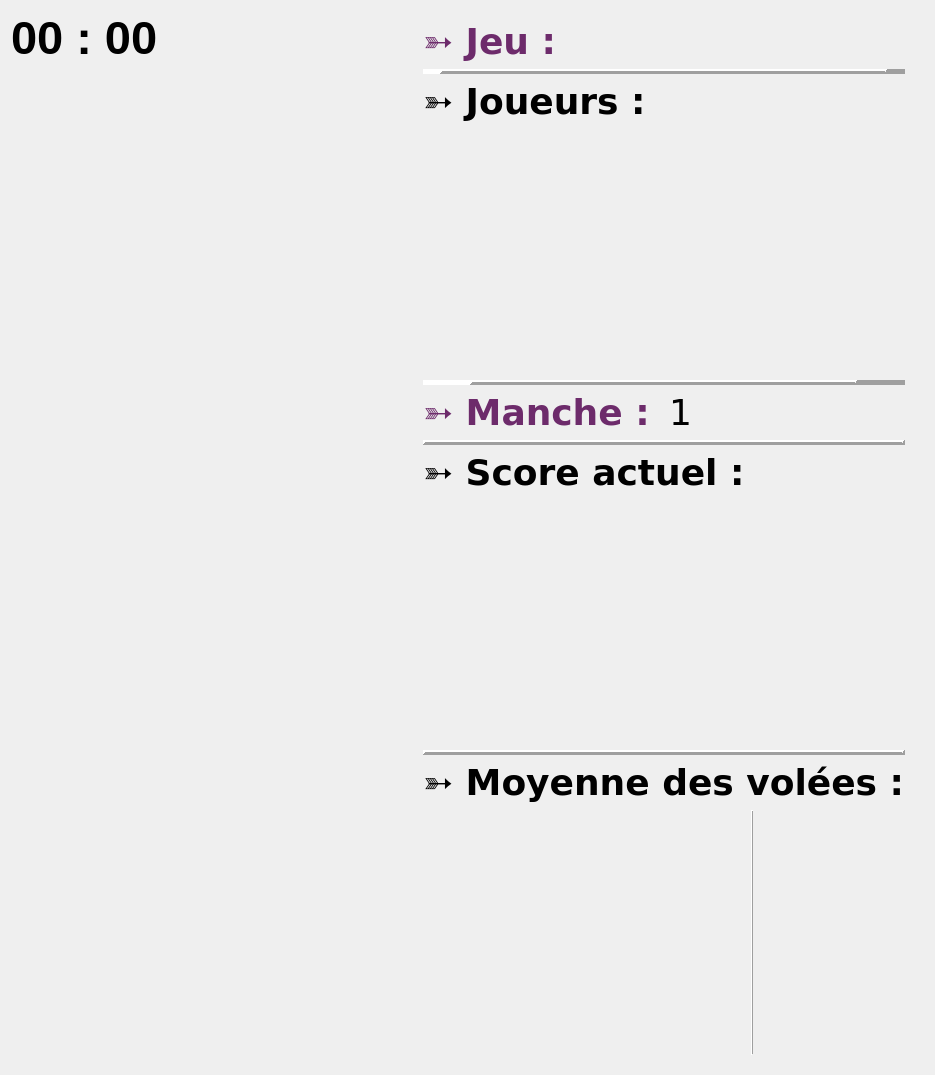
     <widget class="QWidget" name="ecranPartie">
      <layout class="QHBoxLayout" name="horizontalLayout_9">
       <item>
        <layout class="QHBoxLayout" name="horizontalLayout_8" stretch="0,0,0">
         <property name="spacing">
          <number>6</number>
         </property>
         <item>
          <layout class="QVBoxLayout" name="verticalLayoutVisualisation">
           <item>
            <widget class="QLabel" name="labelTempsPartie">
             <property name="font">
              <font>
               <pointsize>35</pointsize>
               <weight>75</weight>
               <bold>true</bold>
              </font>
             </property>
             <property name="text">
              <string>00 : 00</string>
             </property>
             <property name="alignment">
              <set>Qt::AlignLeading|Qt::AlignLeft|Qt::AlignTop</set>
             </property>
            </widget>
           </item>
           <item>
            <widget class="QLabel" name="labelVisualisationimpact">
             <property name="maximumSize">
              <size>
               <width>900</width>
               <height>900</height>
              </size>
             </property>
             <property name="sizeIncrement">
              <size>
               <width>1</width>
               <height>1</height>
              </size>
             </property>
             <property name="text">
              <string/>
             </property>
             <property name="pixmap">
              <pixmap resource="ressources.qrc">:/ressources/cible.png</pixmap>
             </property>
             <property name="scaledContents">
              <bool>true</bool>
             </property>
            </widget>
           </item>
           <item>
            <widget class="QLabel" name="labelStatut">
             <property name="font">
              <font>
               <pointsize>30</pointsize>
               <weight>75</weight>
               <bold>true</bold>
              </font>
             </property>
             <property name="lineWidth">
              <number>1</number>
             </property>
             <property name="text">
              <string/>
             </property>
             <property name="alignment">
              <set>Qt::AlignCenter</set>
             </property>
            </widget>
           </item>
          </layout>
         </item>
         <item>
          <spacer name="horizontalSpacer">
           <property name="orientation">
            <enum>Qt::Horizontal</enum>
           </property>
           <property name="sizeType">
            <enum>QSizePolicy::Preferred</enum>
           </property>
           <property name="sizeHint" stdset="0">
            <size>
             <width>250</width>
             <height>20</height>
            </size>
           </property>
          </spacer>
         </item>
         <item>
          <widget class="QWidget" name="actualiterPartie" native="true">
           <property name="sizePolicy">
            <sizepolicy hsizetype="Expanding" vsizetype="Expanding">
             <horstretch>10</horstretch>
             <verstretch>10</verstretch>
            </sizepolicy>
           </property>
           <property name="minimumSize">
            <size>
             <width>244</width>
             <height>1053</height>
            </size>
           </property>
           <layout class="QVBoxLayout" name="verticalLayoutInformation">
            <property name="spacing">
             <number>6</number>
            </property>
            <item>
             <layout class="QGridLayout" name="gridLayout_2">
              <property name="rightMargin">
               <number>10</number>
              </property>
              <property name="verticalSpacing">
               <number>6</number>
              </property>
              <item row="7" column="0" colspan="5">
               <widget class="QLabel" name="labelScoreActuel">
                <property name="font">
                 <font>
                  <family>Bitstream Vera Sans</family>
                  <pointsize>27</pointsize>
                  <weight>75</weight>
                  <bold>true</bold>
                 </font>
                </property>
                <property name="text">
                 <string>➳ Score actuel : </string>
                </property>
               </widget>
              </item>
              <item row="5" column="2">
               <widget class="QLabel" name="manche">
                <property name="font">
                 <font>
                  <family>Bitstream Vera Sans</family>
                  <pointsize>27</pointsize>
                 </font>
                </property>
                <property name="text">
                 <string>1</string>
                </property>
               </widget>
              </item>
              <item row="11" column="0">
               <spacer name="horizontalSpacer_2">
                <property name="orientation">
                 <enum>Qt::Horizontal</enum>
                </property>
                <property name="sizeType">
                 <enum>QSizePolicy::Fixed</enum>
                </property>
                <property name="sizeHint" stdset="0">
                 <size>
                  <width>60</width>
                  <height>10</height>
                 </size>
                </property>
               </spacer>
              </item>
              <item row="0" column="0" colspan="2">
               <widget class="QLabel" name="labelTypeJeu">
                <property name="sizePolicy">
                 <sizepolicy hsizetype="Preferred" vsizetype="Fixed">
                  <horstretch>0</horstretch>
                  <verstretch>0</verstretch>
                 </sizepolicy>
                </property>
                <property name="font">
                 <font>
                  <family>Bitstream Vera Sans</family>
                  <pointsize>27</pointsize>
                  <weight>75</weight>
                  <bold>true</bold>
                 </font>
                </property>
                <property name="styleSheet">
                 <string notr="true"> QWidget#ecranAttente
{
	background-image:url(:/ressources/background.jpg);
}

QWidget#ecranPartie
{
	background-image:url(:/ressources/background.jpg);
}

QWidget#actualiterPartie
{
	background-image:url(:/ressources/fondActualiterPartie.png);
}
QVBoxLayout#verticalLayoutInformation
{
	background: gray;
}

QLabel#labelMoyenneVolees
{
	color: rgb(109, 43,107);
}

QLabel#labelNomjoueurs
{
	color: rgb(109, 43,107);
}

QLabel#nomJoueur
{
	color: rgb(109, 43,107);
}

QLabel#scoreActuel
{
	color: rgb(109, 43,107);
}

QLabel#moyenneVolee
{
	color: rgb(109, 43,107);
}

QLabel#labelScoreActuel
{
	color: rgb(109, 43,107);
}

QLabel#labelManche
{
	color: rgb(109, 43,107);
}

QLabel#labelTypeJeu
{
	color: rgb(109, 43,107);
}

QWidget#ecranStatistique
{
	background-image:url(:/ressources/background.jpg);
}

QLabel#labelStatutAttente
{
	image:url(:/ressources/fondStatus.png);
	color: rgb(109, 43,107);
}

QLabel#labelHeureAttente
{
	color: rgb(109, 43,107);
}

QLabel#labelTempsPartie
{
	color: rgb(109, 43,107);
}

QLabel#labelHeureStatistique
{
	color: rgb(109, 43,107);
}

QLabel#winnerPartie
{
	image:url(:/ressources/fondStatus.png);
	color: rgb(109, 43,107);
}

QLabel#labelStatut
{
	image:url(:/ressources/fondStatus.png);
	color: rgb(109, 43,107);
}

QLabel
{
	color: rgb(255,255,255);
}
</string>
                </property>
                <property name="text">
                 <string>➳ Jeu :</string>
                </property>
               </widget>
              </item>
              <item row="11" column="1" colspan="2">
               <widget class="QLabel" name="moyenneVolee">
                <property name="sizePolicy">
                 <sizepolicy hsizetype="MinimumExpanding" vsizetype="MinimumExpanding">
                  <horstretch>0</horstretch>
                  <verstretch>0</verstretch>
                 </sizepolicy>
                </property>
                <property name="font">
                 <font>
                  <family>Bitstream Vera Sans</family>
                  <pointsize>22</pointsize>
                 </font>
                </property>
                <property name="text">
                 <string/>
                </property>
                <property name="alignment">
                 <set>Qt::AlignRight|Qt::AlignTop|Qt::AlignTrailing</set>
                </property>
               </widget>
              </item>
              <item row="5" column="0" colspan="2">
               <widget class="QLabel" name="labelManche">
                <property name="font">
                 <font>
                  <family>Bitstream Vera Sans</family>
                  <pointsize>27</pointsize>
                  <weight>75</weight>
                  <bold>true</bold>
                 </font>
                </property>
                <property name="styleSheet">
                 <string notr="true"> QWidget#ecranAttente
{
	background-image:url(:/ressources/background.jpg);
}

QWidget#ecranPartie
{
	background-image:url(:/ressources/background.jpg);
}

QWidget#actualiterPartie
{
	background-image:url(:/ressources/fondActualiterPartie.png);
}
QVBoxLayout#verticalLayoutInformation
{
	background: gray;
}

QLabel#labelMoyenneVolees
{
	color: rgb(109, 43,107);
}

QLabel#labelNomjoueurs
{
	color: rgb(109, 43,107);
}

QLabel#nomJoueur
{
	color: rgb(109, 43,107);
}

QLabel#scoreActuel
{
	color: rgb(109, 43,107);
}

QLabel#moyenneVolee
{
	color: rgb(109, 43,107);
}

QLabel#labelScoreActuel
{
	color: rgb(109, 43,107);
}

QLabel#labelManche
{
	color: rgb(109, 43,107);
}

QLabel#labelTypeJeu
{
	color: rgb(109, 43,107);
}

QWidget#ecranStatistique
{
	background-image:url(:/ressources/background.jpg);
}

QLabel#labelStatutAttente
{
	image:url(:/ressources/fondStatus.png);
	color: rgb(109, 43,107);
}

QLabel#labelHeureAttente
{
	color: rgb(109, 43,107);
}

QLabel#labelTempsPartie
{
	color: rgb(109, 43,107);
}

QLabel#labelHeureStatistique
{
	color: rgb(109, 43,107);
}

QLabel#winnerPartie
{
	image:url(:/ressources/fondStatus.png);
	color: rgb(109, 43,107);
}

QLabel#labelStatut
{
	image:url(:/ressources/fondStatus.png);
	color: rgb(109, 43,107);
}

QLabel
{
	color: rgb(255,255,255);
}
</string>
                </property>
                <property name="text">
                 <string>➳ Manche : </string>
                </property>
               </widget>
              </item>
              <item row="8" column="1" colspan="2">
               <widget class="QLabel" name="scoreActuel">
                <property name="sizePolicy">
                 <sizepolicy hsizetype="MinimumExpanding" vsizetype="MinimumExpanding">
                  <horstretch>0</horstretch>
                  <verstretch>0</verstretch>
                 </sizepolicy>
                </property>
                <property name="font">
                 <font>
                  <family>Bitstream Vera Sans</family>
                  <pointsize>22</pointsize>
                 </font>
                </property>
                <property name="text">
                 <string/>
                </property>
                <property name="alignment">
                 <set>Qt::AlignRight|Qt::AlignTop|Qt::AlignTrailing</set>
                </property>
               </widget>
              </item>
              <item row="8" column="0">
               <spacer name="horizontalSpacer_4">
                <property name="orientation">
                 <enum>Qt::Horizontal</enum>
                </property>
                <property name="sizeType">
                 <enum>QSizePolicy::Fixed</enum>
                </property>
                <property name="sizeHint" stdset="0">
                 <size>
                  <width>60</width>
                  <height>10</height>
                 </size>
                </property>
               </spacer>
              </item>
              <item row="8" column="4" colspan="2">
               <spacer name="horizontalSpacer_3">
                <property name="orientation">
                 <enum>Qt::Horizontal</enum>
                </property>
                <property name="sizeHint" stdset="0">
                 <size>
                  <width>40</width>
                  <height>20</height>
                 </size>
                </property>
               </spacer>
              </item>
              <item row="11" column="5">
               <spacer name="horizontalSpacer_5">
                <property name="orientation">
                 <enum>Qt::Horizontal</enum>
                </property>
                <property name="sizeHint" stdset="0">
                 <size>
                  <width>40</width>
                  <height>20</height>
                 </size>
                </property>
               </spacer>
              </item>
              <item row="11" column="4">
               <widget class="QLabel" name="moyenneVolee2">
                <property name="font">
                 <font>
                  <family>Bitstream Vera Sans</family>
                  <pointsize>22</pointsize>
                  <weight>50</weight>
                  <bold>false</bold>
                 </font>
                </property>
                <property name="text">
                 <string/>
                </property>
                <property name="alignment">
                 <set>Qt::AlignRight|Qt::AlignTop|Qt::AlignTrailing</set>
                </property>
               </widget>
              </item>
              <item row="2" column="0" colspan="5">
               <widget class="QLabel" name="labelNomjoueurs">
                <property name="font">
                 <font>
                  <family>Bitstream Vera Sans</family>
                  <pointsize>27</pointsize>
                  <weight>75</weight>
                  <bold>true</bold>
                 </font>
                </property>
                <property name="text">
                 <string>➳ Joueurs :</string>
                </property>
               </widget>
              </item>
              <item row="0" column="2" colspan="4">
               <widget class="QLabel" name="typeJeu">
                <property name="sizePolicy">
                 <sizepolicy hsizetype="Expanding" vsizetype="Fixed">
                  <horstretch>0</horstretch>
                  <verstretch>0</verstretch>
                 </sizepolicy>
                </property>
                <property name="font">
                 <font>
                  <family>Bitstream Vera Sans</family>
                  <pointsize>27</pointsize>
                 </font>
                </property>
                <property name="text">
                 <string/>
                </property>
                <property name="alignment">
                 <set>Qt::AlignCenter</set>
                </property>
               </widget>
              </item>
              <item row="1" column="0" colspan="6">
               <widget class="Line" name="lineSeparateurTypeJeu">
                <property name="sizePolicy">
                 <sizepolicy hsizetype="Minimum" vsizetype="Fixed">
                  <horstretch>0</horstretch>
                  <verstretch>0</verstretch>
                 </sizepolicy>
                </property>
                <property name="minimumSize">
                 <size>
                  <width>5</width>
                  <height>5</height>
                 </size>
                </property>
                <property name="maximumSize">
                 <size>
                  <width>900</width>
                  <height>5</height>
                 </size>
                </property>
                <property name="frameShadow">
                 <enum>QFrame::Raised</enum>
                </property>
                <property name="lineWidth">
                 <number>20</number>
                </property>
                <property name="orientation">
                 <enum>Qt::Horizontal</enum>
                </property>
               </widget>
              </item>
              <item row="3" column="0" colspan="5">
               <widget class="QLabel" name="nomJoueur">
                <property name="sizePolicy">
                 <sizepolicy hsizetype="Expanding" vsizetype="Expanding">
                  <horstretch>0</horstretch>
                  <verstretch>0</verstretch>
                 </sizepolicy>
                </property>
                <property name="font">
                 <font>
                  <family>Bitstream Vera Sans</family>
                  <pointsize>22</pointsize>
                 </font>
                </property>
                <property name="text">
                 <string/>
                </property>
                <property name="alignment">
                 <set>Qt::AlignLeading|Qt::AlignLeft|Qt::AlignTop</set>
                </property>
               </widget>
              </item>
              <item row="10" column="0" colspan="6">
               <widget class="QLabel" name="labelMoyenneVolees">
                <property name="enabled">
                 <bool>true</bool>
                </property>
                <property name="font">
                 <font>
                  <family>Bitstream Vera Sans</family>
                  <pointsize>27</pointsize>
                  <weight>75</weight>
                  <bold>true</bold>
                 </font>
                </property>
                <property name="text">
                 <string>➳ Moyenne des volées :</string>
                </property>
               </widget>
              </item>
              <item row="6" column="0" colspan="6">
               <widget class="Line" name="lineManche">
                <property name="minimumSize">
                 <size>
                  <width>0</width>
                  <height>5</height>
                 </size>
                </property>
                <property name="frameShadow">
                 <enum>QFrame::Raised</enum>
                </property>
                <property name="lineWidth">
                 <number>3</number>
                </property>
                <property name="orientation">
                 <enum>Qt::Horizontal</enum>
                </property>
               </widget>
              </item>
              <item row="9" column="0" colspan="6">
               <widget class="Line" name="lineScoreActuel">
                <property name="minimumSize">
                 <size>
                  <width>0</width>
                  <height>5</height>
                 </size>
                </property>
                <property name="frameShadow">
                 <enum>QFrame::Raised</enum>
                </property>
                <property name="lineWidth">
                 <number>3</number>
                </property>
                <property name="orientation">
                 <enum>Qt::Horizontal</enum>
                </property>
               </widget>
              </item>
              <item row="4" column="0" colspan="6">
               <widget class="Line" name="lineNomJoueurs">
                <property name="minimumSize">
                 <size>
                  <width>0</width>
                  <height>5</height>
                 </size>
                </property>
                <property name="frameShadow">
                 <enum>QFrame::Raised</enum>
                </property>
                <property name="lineWidth">
                 <number>50</number>
                </property>
                <property name="orientation">
                 <enum>Qt::Horizontal</enum>
                </property>
               </widget>
              </item>
              <item row="11" column="3">
               <widget class="Line" name="lineSeparateurMoyenne">
                <property name="sizePolicy">
                 <sizepolicy hsizetype="Fixed" vsizetype="Minimum">
                  <horstretch>0</horstretch>
                  <verstretch>0</verstretch>
                 </sizepolicy>
                </property>
                <property name="font">
                 <font>
                  <pointsize>11</pointsize>
                  <weight>50</weight>
                  <bold>false</bold>
                 </font>
                </property>
                <property name="autoFillBackground">
                 <bool>false</bool>
                </property>
                <property name="frameShadow">
                 <enum>QFrame::Raised</enum>
                </property>
                <property name="midLineWidth">
                 <number>0</number>
                </property>
                <property name="orientation">
                 <enum>Qt::Vertical</enum>
                </property>
               </widget>
              </item>
             </layout>
            </item>
           </layout>
          </widget>
         </item>
        </layout>
       </item>
      </layout>
     </widget>
